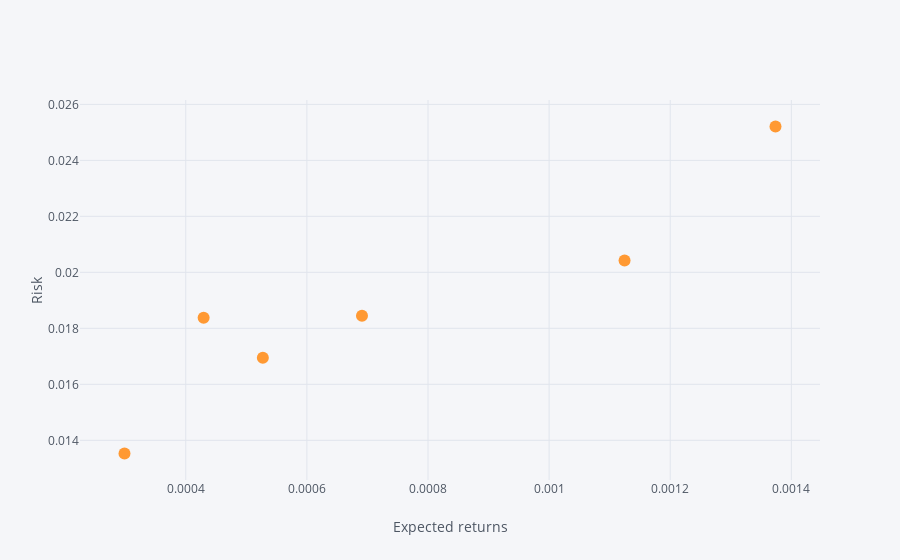

Notebook cell for this chart:
### Code cell
te=pd.DataFrame([rets.mean(), rets.std()],index=['mean','std'])
te=te.T.reset_index()
te.iplot(kind='scatter',x='mean',y='std',mode='markers',text='index',xTitle='Expected returns',yTitle='Risk')

### Figure 1 — Plotly figure (JSON) as saved in the notebook; plotly's stock layout.template omitted (floating-point values rounded to 4 significant figures)
{"data": [{"line": {"color": "rgba(255, 153, 51, 1.0)", "dash": "solid", "width": 1.3}, "marker": {"size": 12, "symbol": "dot"}, "mode": "markers", "name": "std", "text": ["Apple", "Amazon", "Google", "Microsoft", "CISCO", "IBM"], "type": "scatter", "x": [0.001125, 0.001374, 0.000691, 0.0005273, 0.0004295, 0.0002989], "y": [0.02042, 0.02521, 0.01845, 0.01695, 0.01838, 0.01353]}], "layout": {"legend": {"bgcolor": "#F5F6F9", "font": {"color": "#4D5663"}}, "paper_bgcolor": "#F5F6F9", "plot_bgcolor": "#F5F6F9", "titlefont": {"color": "#4D5663"}, "xaxis1": {"gridcolor": "#E1E5ED", "showgrid": true, "tickfont": {"color": "#4D5663"}, "title": "Expected returns", "titlefont": {"color": "#4D5663"}, "zerolinecolor": "#E1E5ED"}, "yaxis1": {"gridcolor": "#E1E5ED", "showgrid": true, "tickfont": {"color": "#4D5663"}, "title": "Risk", "titlefont": {"color": "#4D5663"}, "zerolinecolor": "#E1E5ED"}}}
